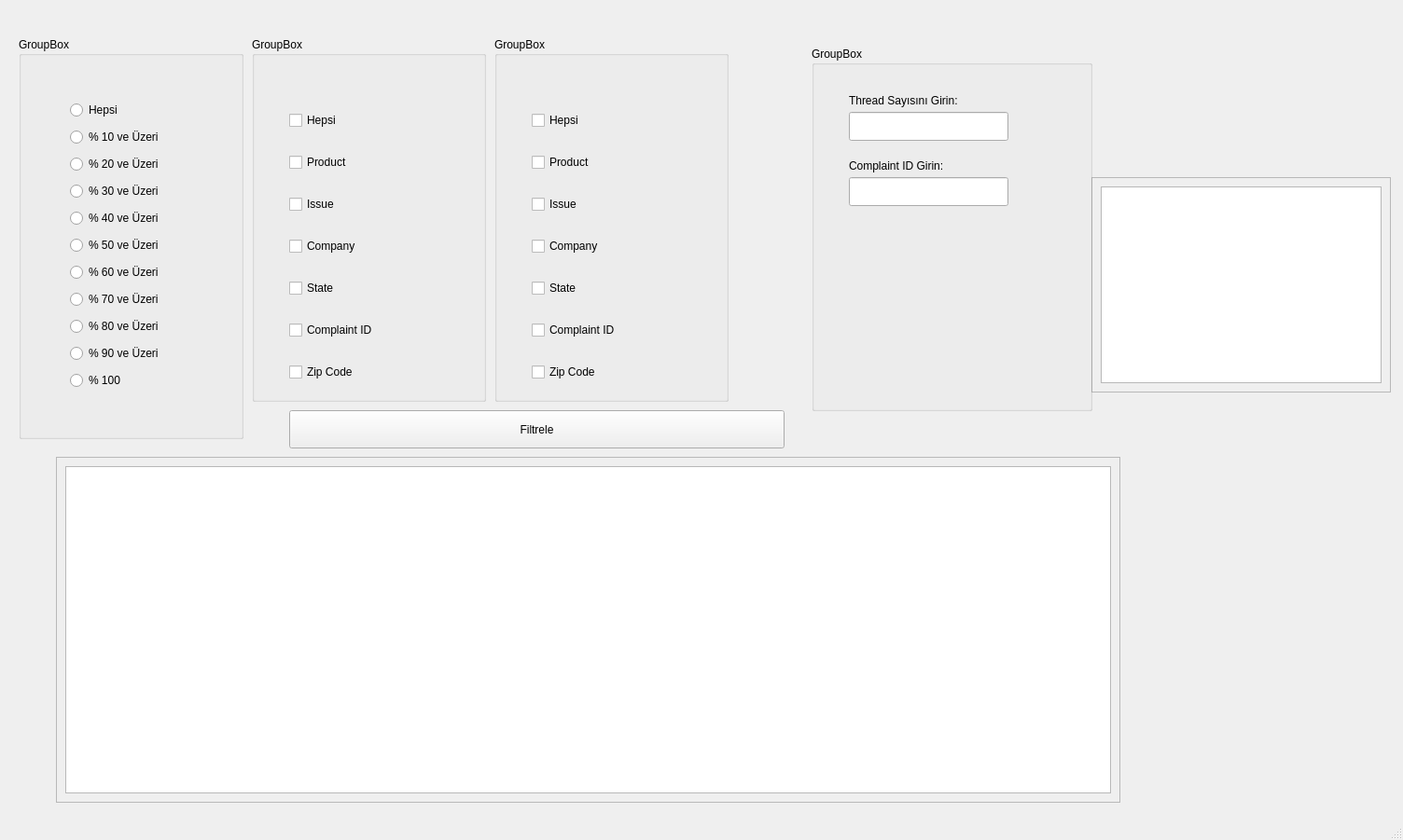
<?xml version="1.0" encoding="UTF-8"?>
<ui version="4.0">
 <class>MainWindow</class>
 <widget class="QMainWindow" name="MainWindow">
  <property name="geometry">
   <rect>
    <x>0</x>
    <y>0</y>
    <width>1504</width>
    <height>901</height>
   </rect>
  </property>
  <property name="windowTitle">
   <string>MainWindow</string>
  </property>
  <widget class="QWidget" name="centralwidget">
   <widget class="QPushButton" name="Filtrele">
    <property name="geometry">
     <rect>
      <x>310</x>
      <y>440</y>
      <width>531</width>
      <height>41</height>
     </rect>
    </property>
    <property name="text">
     <string>Filtrele</string>
    </property>
    <property name="checkable">
     <bool>false</bool>
    </property>
    <property name="autoRepeat">
     <bool>false</bool>
    </property>
    <property name="autoExclusive">
     <bool>false</bool>
    </property>
   </widget>
   <widget class="QScrollArea" name="scrollArea">
    <property name="geometry">
     <rect>
      <x>60</x>
      <y>490</y>
      <width>1141</width>
      <height>371</height>
     </rect>
    </property>
    <property name="widgetResizable">
     <bool>true</bool>
    </property>
    <widget class="QWidget" name="scrollAreaWidgetContents_2">
     <property name="geometry">
      <rect>
       <x>0</x>
       <y>0</y>
       <width>1139</width>
       <height>369</height>
      </rect>
     </property>
     <layout class="QHBoxLayout" name="horizontalLayout_2">
      <item>
       <widget class="QTableWidget" name="table"/>
      </item>
     </layout>
    </widget>
   </widget>
   <widget class="QGroupBox" name="groupRows">
    <property name="geometry">
     <rect>
      <x>270</x>
      <y>40</y>
      <width>251</width>
      <height>391</height>
     </rect>
    </property>
    <property name="title">
     <string>GroupBox</string>
    </property>
    <widget class="QWidget" name="gridLayoutWidget">
     <property name="geometry">
      <rect>
       <x>40</x>
       <y>60</y>
       <width>160</width>
       <height>331</height>
      </rect>
     </property>
     <layout class="QGridLayout" name="gridLayout">
      <item row="1" column="0">
       <widget class="QCheckBox" name="checkBox_6">
        <property name="text">
         <string>Product</string>
        </property>
       </widget>
      </item>
      <item row="5" column="0">
       <widget class="QCheckBox" name="checkBox">
        <property name="text">
         <string>Complaint ID</string>
        </property>
       </widget>
      </item>
      <item row="3" column="0">
       <widget class="QCheckBox" name="checkBox_4">
        <property name="text">
         <string>Company</string>
        </property>
       </widget>
      </item>
      <item row="2" column="0">
       <widget class="QCheckBox" name="checkBox_5">
        <property name="text">
         <string>Issue</string>
        </property>
       </widget>
      </item>
      <item row="0" column="0">
       <widget class="QCheckBox" name="checkBox_7">
        <property name="text">
         <string>Hepsi</string>
        </property>
       </widget>
      </item>
      <item row="4" column="0">
       <widget class="QCheckBox" name="checkBox_3">
        <property name="text">
         <string>State</string>
        </property>
       </widget>
      </item>
      <item row="6" column="0">
       <widget class="QCheckBox" name="checkBox_2">
        <property name="text">
         <string>Zip Code</string>
        </property>
       </widget>
      </item>
     </layout>
    </widget>
   </widget>
   <widget class="QGroupBox" name="groupOran">
    <property name="geometry">
     <rect>
      <x>20</x>
      <y>40</y>
      <width>241</width>
      <height>431</height>
     </rect>
    </property>
    <property name="title">
     <string>GroupBox</string>
    </property>
    <widget class="QWidget" name="verticalLayoutWidget">
     <property name="geometry">
      <rect>
       <x>50</x>
       <y>60</y>
       <width>171</width>
       <height>331</height>
      </rect>
     </property>
     <layout class="QGridLayout" name="layoutBenzerlik">
      <property name="leftMargin">
       <number>5</number>
      </property>
      <property name="topMargin">
       <number>5</number>
      </property>
      <property name="rightMargin">
       <number>5</number>
      </property>
      <property name="bottomMargin">
       <number>5</number>
      </property>
      <item row="2" column="0">
       <widget class="QRadioButton" name="cb20">
        <property name="text">
         <string>% 20 ve Üzeri</string>
        </property>
       </widget>
      </item>
      <item row="4" column="0">
       <widget class="QRadioButton" name="cb40">
        <property name="text">
         <string>% 40 ve Üzeri</string>
        </property>
       </widget>
      </item>
      <item row="7" column="0">
       <widget class="QRadioButton" name="cb70">
        <property name="text">
         <string>% 70 ve Üzeri</string>
        </property>
       </widget>
      </item>
      <item row="10" column="0">
       <widget class="QRadioButton" name="cb100">
        <property name="text">
         <string>% 100</string>
        </property>
       </widget>
      </item>
      <item row="1" column="0">
       <widget class="QRadioButton" name="cb10">
        <property name="text">
         <string>% 10 ve Üzeri</string>
        </property>
       </widget>
      </item>
      <item row="3" column="0">
       <widget class="QRadioButton" name="cb30">
        <property name="text">
         <string>% 30 ve Üzeri</string>
        </property>
       </widget>
      </item>
      <item row="9" column="0">
       <widget class="QRadioButton" name="cb90">
        <property name="text">
         <string>% 90 ve Üzeri</string>
        </property>
       </widget>
      </item>
      <item row="5" column="0">
       <widget class="QRadioButton" name="cb50">
        <property name="text">
         <string>% 50 ve Üzeri</string>
        </property>
       </widget>
      </item>
      <item row="8" column="0">
       <widget class="QRadioButton" name="cb80">
        <property name="text">
         <string>% 80 ve Üzeri</string>
        </property>
       </widget>
      </item>
      <item row="6" column="0">
       <widget class="QRadioButton" name="cb60">
        <property name="text">
         <string>% 60 ve Üzeri</string>
        </property>
       </widget>
      </item>
      <item row="0" column="0">
       <widget class="QRadioButton" name="cb0">
        <property name="text">
         <string>Hepsi</string>
        </property>
       </widget>
      </item>
     </layout>
    </widget>
   </widget>
   <widget class="QScrollArea" name="scrollArea_3">
    <property name="geometry">
     <rect>
      <x>1170</x>
      <y>190</y>
      <width>321</width>
      <height>231</height>
     </rect>
    </property>
    <property name="widgetResizable">
     <bool>true</bool>
    </property>
    <widget class="QWidget" name="scrollAreaWidgetContents_3">
     <property name="geometry">
      <rect>
       <x>0</x>
       <y>0</y>
       <width>319</width>
       <height>229</height>
      </rect>
     </property>
     <layout class="QHBoxLayout" name="horizontalLayout">
      <item>
       <widget class="QTableView" name="tableView_2"/>
      </item>
     </layout>
    </widget>
   </widget>
   <widget class="QLabel" name="label">
    <property name="geometry">
     <rect>
      <x>930</x>
      <y>0</y>
      <width>311</width>
      <height>91</height>
     </rect>
    </property>
    <property name="text">
     <string/>
    </property>
   </widget>
   <widget class="QGroupBox" name="groupInput">
    <property name="geometry">
     <rect>
      <x>870</x>
      <y>50</y>
      <width>301</width>
      <height>391</height>
     </rect>
    </property>
    <property name="title">
     <string>GroupBox</string>
    </property>
    <widget class="QLineEdit" name="threadCount">
     <property name="geometry">
      <rect>
       <x>40</x>
       <y>70</y>
       <width>171</width>
       <height>31</height>
      </rect>
     </property>
    </widget>
    <widget class="QLineEdit" name="CompID">
     <property name="geometry">
      <rect>
       <x>40</x>
       <y>140</y>
       <width>171</width>
       <height>31</height>
      </rect>
     </property>
    </widget>
    <widget class="QLabel" name="label_2">
     <property name="geometry">
      <rect>
       <x>40</x>
       <y>120</y>
       <width>141</width>
       <height>16</height>
      </rect>
     </property>
     <property name="font">
      <font>
       <pointsize>9</pointsize>
      </font>
     </property>
     <property name="text">
      <string>Complaint ID Girin:</string>
     </property>
    </widget>
    <widget class="QLabel" name="label_3">
     <property name="geometry">
      <rect>
       <x>40</x>
       <y>50</y>
       <width>171</width>
       <height>16</height>
      </rect>
     </property>
     <property name="font">
      <font>
       <pointsize>9</pointsize>
      </font>
     </property>
     <property name="text">
      <string>Thread Sayısını Girin:</string>
     </property>
    </widget>
   </widget>
   <widget class="QGroupBox" name="groupRows2">
    <property name="geometry">
     <rect>
      <x>530</x>
      <y>40</y>
      <width>251</width>
      <height>391</height>
     </rect>
    </property>
    <property name="title">
     <string>GroupBox</string>
    </property>
    <widget class="QWidget" name="gridLayoutWidget_2">
     <property name="geometry">
      <rect>
       <x>40</x>
       <y>60</y>
       <width>160</width>
       <height>331</height>
      </rect>
     </property>
     <layout class="QGridLayout" name="gridLayout_2">
      <item row="1" column="0">
       <widget class="QCheckBox" name="checkBox_8">
        <property name="text">
         <string>Product</string>
        </property>
       </widget>
      </item>
      <item row="5" column="0">
       <widget class="QCheckBox" name="checkBox_9">
        <property name="text">
         <string>Complaint ID</string>
        </property>
       </widget>
      </item>
      <item row="3" column="0">
       <widget class="QCheckBox" name="checkBox_10">
        <property name="text">
         <string>Company</string>
        </property>
       </widget>
      </item>
      <item row="2" column="0">
       <widget class="QCheckBox" name="checkBox_11">
        <property name="text">
         <string>Issue</string>
        </property>
       </widget>
      </item>
      <item row="0" column="0">
       <widget class="QCheckBox" name="checkBox_12">
        <property name="text">
         <string>Hepsi</string>
        </property>
       </widget>
      </item>
      <item row="4" column="0">
       <widget class="QCheckBox" name="checkBox_13">
        <property name="text">
         <string>State</string>
        </property>
       </widget>
      </item>
      <item row="6" column="0">
       <widget class="QCheckBox" name="checkBox_14">
        <property name="text">
         <string>Zip Code</string>
        </property>
       </widget>
      </item>
     </layout>
    </widget>
   </widget>
  </widget>
  <widget class="QMenuBar" name="menubar">
   <property name="geometry">
    <rect>
     <x>0</x>
     <y>0</y>
     <width>1504</width>
     <height>26</height>
    </rect>
   </property>
  </widget>
  <widget class="QStatusBar" name="statusbar"/>
 </widget>
 <resources/>
 <connections/>
</ui>
